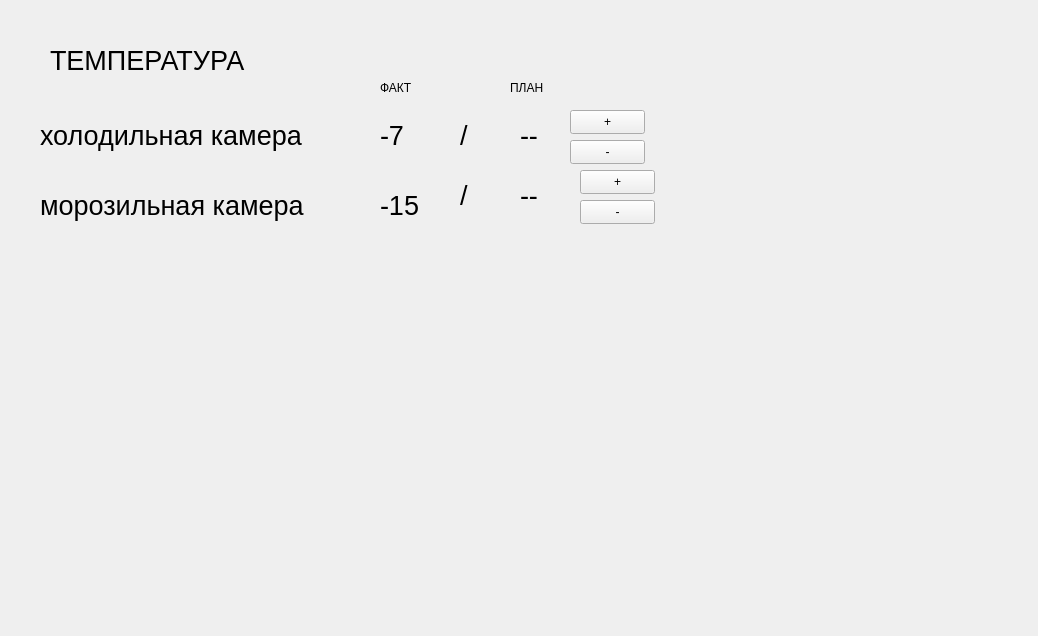
<?xml version="1.0" encoding="UTF-8"?>
<ui version="4.0">
 <class>main_form</class>
 <widget class="QWidget" name="main_form">
  <property name="geometry">
   <rect>
    <x>0</x>
    <y>0</y>
    <width>1038</width>
    <height>636</height>
   </rect>
  </property>
  <property name="windowTitle">
   <string>Умное устройство</string>
  </property>
  <widget class="QLabel" name="label">
   <property name="geometry">
    <rect>
     <x>50</x>
     <y>30</y>
     <width>211</width>
     <height>61</height>
    </rect>
   </property>
   <property name="font">
    <font>
     <pointsize>20</pointsize>
    </font>
   </property>
   <property name="text">
    <string>ТЕМПЕРАТУРА</string>
   </property>
  </widget>
  <widget class="QLabel" name="label_2">
   <property name="geometry">
    <rect>
     <x>40</x>
     <y>100</y>
     <width>291</width>
     <height>71</height>
    </rect>
   </property>
   <property name="font">
    <font>
     <pointsize>20</pointsize>
    </font>
   </property>
   <property name="text">
    <string>холодильная камера</string>
   </property>
  </widget>
  <widget class="QLabel" name="label_3">
   <property name="geometry">
    <rect>
     <x>40</x>
     <y>170</y>
     <width>291</width>
     <height>71</height>
    </rect>
   </property>
   <property name="font">
    <font>
     <pointsize>20</pointsize>
    </font>
   </property>
   <property name="text">
    <string>морозильная камера</string>
   </property>
  </widget>
  <widget class="QLabel" name="label_temp_fact_high">
   <property name="geometry">
    <rect>
     <x>380</x>
     <y>100</y>
     <width>71</width>
     <height>71</height>
    </rect>
   </property>
   <property name="font">
    <font>
     <pointsize>20</pointsize>
    </font>
   </property>
   <property name="text">
    <string>-7</string>
   </property>
  </widget>
  <widget class="QLabel" name="label_temp_fact_down">
   <property name="geometry">
    <rect>
     <x>380</x>
     <y>170</y>
     <width>101</width>
     <height>71</height>
    </rect>
   </property>
   <property name="font">
    <font>
     <pointsize>20</pointsize>
    </font>
   </property>
   <property name="text">
    <string>-15</string>
   </property>
  </widget>
  <widget class="QLabel" name="label_temp_plan_high">
   <property name="geometry">
    <rect>
     <x>520</x>
     <y>100</y>
     <width>81</width>
     <height>71</height>
    </rect>
   </property>
   <property name="font">
    <font>
     <pointsize>20</pointsize>
    </font>
   </property>
   <property name="text">
    <string>--</string>
   </property>
  </widget>
  <widget class="QLabel" name="label_7">
   <property name="geometry">
    <rect>
     <x>460</x>
     <y>100</y>
     <width>71</width>
     <height>71</height>
    </rect>
   </property>
   <property name="font">
    <font>
     <pointsize>20</pointsize>
    </font>
   </property>
   <property name="text">
    <string>/</string>
   </property>
  </widget>
  <widget class="QLabel" name="label_8">
   <property name="geometry">
    <rect>
     <x>460</x>
     <y>160</y>
     <width>71</width>
     <height>71</height>
    </rect>
   </property>
   <property name="font">
    <font>
     <pointsize>20</pointsize>
    </font>
   </property>
   <property name="text">
    <string>/</string>
   </property>
  </widget>
  <widget class="QLabel" name="label_temp_plan_down">
   <property name="geometry">
    <rect>
     <x>520</x>
     <y>160</y>
     <width>81</width>
     <height>71</height>
    </rect>
   </property>
   <property name="font">
    <font>
     <pointsize>20</pointsize>
    </font>
   </property>
   <property name="text">
    <string>--</string>
   </property>
  </widget>
  <widget class="QLabel" name="label_10">
   <property name="geometry">
    <rect>
     <x>380</x>
     <y>80</y>
     <width>49</width>
     <height>16</height>
    </rect>
   </property>
   <property name="text">
    <string>ФАКТ</string>
   </property>
  </widget>
  <widget class="QLabel" name="label_11">
   <property name="geometry">
    <rect>
     <x>510</x>
     <y>80</y>
     <width>49</width>
     <height>16</height>
    </rect>
   </property>
   <property name="text">
    <string>ПЛАН</string>
   </property>
  </widget>
  <widget class="QPushButton" name="pushButton_temp_plan_plus">
   <property name="geometry">
    <rect>
     <x>570</x>
     <y>110</y>
     <width>75</width>
     <height>24</height>
    </rect>
   </property>
   <property name="text">
    <string>+</string>
   </property>
  </widget>
  <widget class="QPushButton" name="pushButton_temp_plan_minus">
   <property name="geometry">
    <rect>
     <x>570</x>
     <y>140</y>
     <width>75</width>
     <height>24</height>
    </rect>
   </property>
   <property name="text">
    <string>-</string>
   </property>
  </widget>
  <widget class="QPushButton" name="pushButton_3">
   <property name="geometry">
    <rect>
     <x>580</x>
     <y>200</y>
     <width>75</width>
     <height>24</height>
    </rect>
   </property>
   <property name="text">
    <string>-</string>
   </property>
  </widget>
  <widget class="QPushButton" name="pushButton_4">
   <property name="geometry">
    <rect>
     <x>580</x>
     <y>170</y>
     <width>75</width>
     <height>24</height>
    </rect>
   </property>
   <property name="text">
    <string>+</string>
   </property>
  </widget>
 </widget>
 <resources/>
 <connections/>
</ui>
